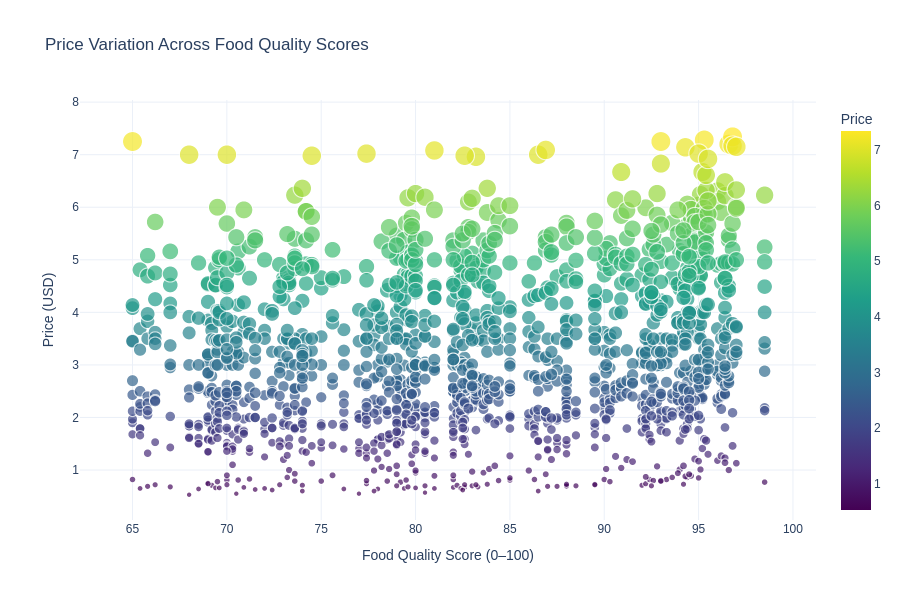

Write notebook code for a chart like this one.
### Markdown cell above
### 3.2.2 Is there an observable relationship between food prices and food quality scores across U.S. cities?

### Code cell
import plotly.express as px

# ==========================================
# BIVARIATE ANALYSIS:
# PRICE VS. FOOD QUALITY SCORE
# ==========================================

# --------------------------------------------------
# 1. Data Preparation
# --------------------------------------------------
# Reset index to ensure a clean, flat DataFrame structure.
# This avoids potential indexing issues during visualization
# and ensures all columns are directly accessible.
df_viz = df.reset_index(drop=True)

# --------------------------------------------------
# 2. Create Interactive Scatter Plot
# --------------------------------------------------
# Purpose:
# - Examine the relationship between food prices and food quality scores
# - Identify patterns, dispersion, and potential non-linear trends
# - Enable interactive exploration by item, city, and category
#
# X-axis  : Food_Quality_Score (independent variable)
# Y-axis  : Price (dependent variable)
# Color   : Price intensity
# Size    : Price magnitude (visual emphasis)
fig = px.scatter(
    df_viz,
    x='Food_Quality_Score',
    y='Price',
    hover_data=['Item', 'City', 'Category'],  # Contextual info on hover
    color='Price',                            # Continuous color scale by price
    size='Price',                             # Bubble size reflects price level
    size_max=20,                              # Prevents excessive bubble overlap
    color_continuous_scale='Viridis',         # Perceptually uniform color scale
    opacity=0.7,                              # Improves visibility in dense areas
    title='Price Variation Across Food Quality Scores'
)

# --------------------------------------------------
# 3. Layout and Styling
# --------------------------------------------------
# Clean, professional layout suitable for academic reports
fig.update_layout(
    xaxis_title='Food Quality Score (0–100)',
    yaxis_title='Price (USD)',
    template='plotly_white',                  # Minimalist academic theme
    font=dict(family="Arial", size=12),
    height=600
)

# --------------------------------------------------
# 4. Display the Figure
# --------------------------------------------------
fig.show()

### Figure 1 — Plotly figure (JSON) as saved in the notebook; plotly's stock layout.template omitted (floating-point values rounded to 4 significant figures; data arrays with more than 128 entries replaced by an {"elided": "..."} marker saying what was removed)
{"data": [{"customdata": {"elided": "1466x3 str values"}, "hovertemplate": "Food_Quality_Score=%{x}<br>Price=%{marker.color}<br>Item=%{customdata[0]}<br>City=%{customdata[1]}<br>Category=%{customdata[2]}<extra></extra>", "legendgroup": "", "marker": {"color": {"elided": "1466 float values"}, "coloraxis": "coloraxis", "opacity": 0.7, "size": {"elided": "1466 float values"}, "sizemode": "area", "sizeref": 0.01835, "symbol": "circle"}, "mode": "markers", "name": "", "showlegend": false, "type": "scattergl", "x": {"elided": "1466 float values"}, "xaxis": "x", "y": {"elided": "1466 float values"}, "yaxis": "y"}], "layout": {"coloraxis": {"colorbar": {"title": {"text": "Price"}}, "colorscale": [[0, "#440154"], [0.1111, "#482878"], [0.2222, "#3e4989"], [0.3333, "#31688e"], [0.4444, "#26828e"], [0.5556, "#1f9e89"], [0.6667, "#35b779"], [0.7778, "#6ece58"], [0.8889, "#b5de2b"], [1, "#fde725"]]}, "font": {"family": "Arial", "size": 12}, "height": 600, "legend": {"itemsizing": "constant", "tracegroupgap": 0}, "title": {"text": "Price Variation Across Food Quality Scores"}, "xaxis": {"anchor": "y", "domain": [0, 1], "title": {"text": "Food Quality Score (0–100)"}}, "yaxis": {"anchor": "x", "domain": [0, 1], "title": {"text": "Price (USD)"}}}}
